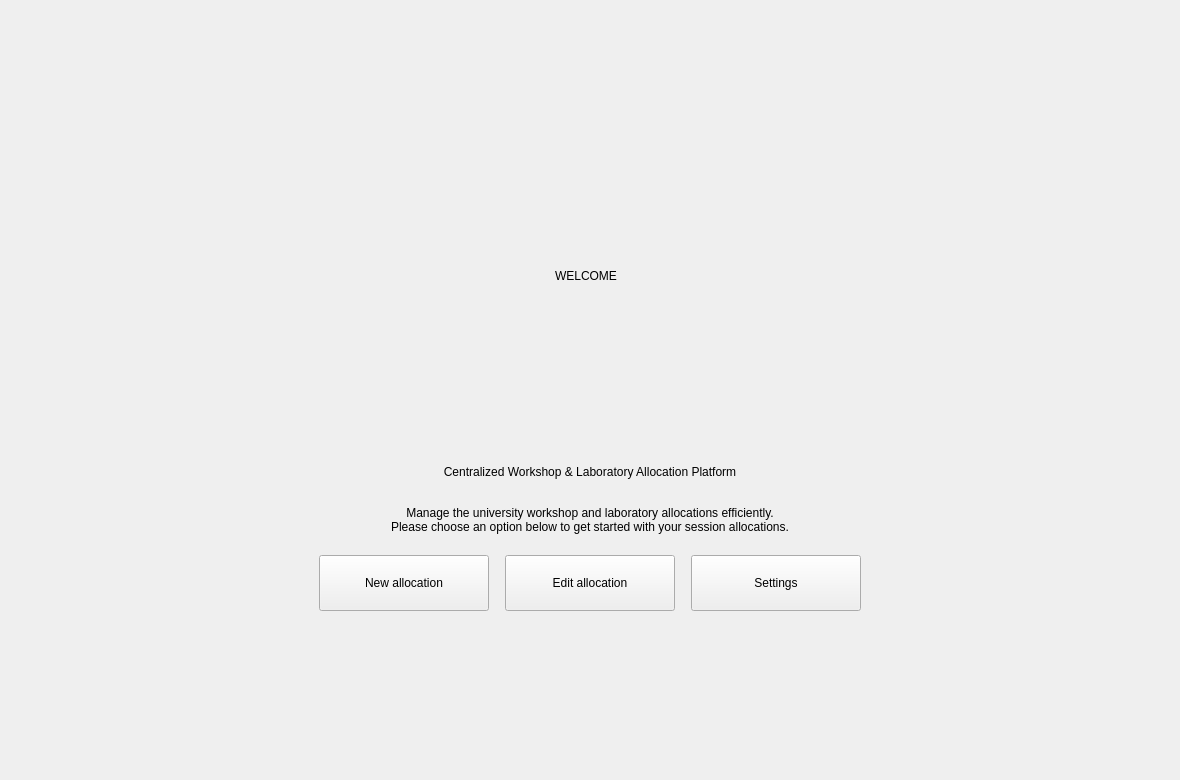
<?xml version='1.0' encoding='utf-8'?>
<ui version="4.0">
 <class>welcomeWidget</class>
 <widget class="QWidget" name="welcomeWidget">
  <property name="geometry">
   <rect>
    <x>0</x>
    <y>0</y>
    <width>1180</width>
    <height>780</height>
   </rect>
  </property>
  <property name="darkStyleSheet" stdset="0">
   <string notr="true">QWidget { font-family: "Segoe UI"; font-size: 10pt; }
QWidget { color:#F1F5F9;   }
QMainWindow, QStackedWidget, QWidget#welcomeWidget, QWidget#selectionWidget, QWidget#calanderWidget, QWidget#formWidget, QWidget#adminWidget { background:#0F172A; }
QScrollArea { border:none; background:transparent; }
QScrollArea &gt; QWidget &gt; QWidget { background:#0F172A; }
QScrollArea#cardsScrollArea &gt; QWidget, QWidget#cardsScrollContents { background:transparent; }
QLabel { background:transparent; }
QLabel#welcomeTitle { color:#AABAD0;   }
QLabel#syncLabTitle {   }
QLabel#syncLabSubtitle {   }
QLabel#welcomeDesc, QLabel#selectedDescLabel2, QLabel#adminWsDescLbl { color:#AABAD0;  }
QLabel#selectTitleLabel, QLabel#selectedNameLabel2, QLabel#confirmTitleLbl, QLabel#adminWsTitleLbl {   }
QLineEdit, QTextEdit, QComboBox { background:#1E293B; border:1px solid #43536B; border-radius:7px; padding:8px; selection-background-color:#2563EB; selection-color:white; }
QLineEdit:focus, QTextEdit:focus, QComboBox:focus { border:1px solid #2563EB; }
QComboBox QAbstractItemView { background:#1E293B; color:#F1F5F9; selection-background-color:#2563EB; selection-color:white; }
QPushButton { background:#1E293B; color:#F1F5F9; border:1px solid #43536B; border-radius:8px; padding:9px 14px;  }
QPushButton:hover, QPushButton:focus { background:#253C61; border-color:#2563EB; }
QPushButton:pressed { border:2px solid #2563EB; }
QPushButton#allocateNowBtn, QPushButton#nextBtn, QPushButton#nextTo3Btn, QPushButton#submitBtn, QPushButton#updateBtn { background:#2563EB; color:white; border:1px solid #2563EB; }
QPushButton#allocateNowBtn:hover, QPushButton#nextBtn:hover, QPushButton#nextTo3Btn:hover, QPushButton#submitBtn:hover, QPushButton#updateBtn:hover { background:#1D4ED8; }
QPushButton#deleteBtn, QPushButton#adminDelBtn { color:#FDA4AF; }
QPushButton[timeSlot=true] { padding:10px 8px; }
QPushButton:checked { background:#2563EB; color:white; border-color:#2563EB; }
QPushButton:disabled { background:#0F172A; color:#AABAD0; border:1px solid #43536B; }
QPushButton#allocateNowBtn:disabled, QPushButton#nextBtn:disabled, QPushButton#nextTo3Btn:disabled, QPushButton#submitBtn:disabled, QPushButton#updateBtn:disabled, QPushButton#deleteBtn:disabled, QPushButton#adminDelBtn:disabled { background:#0F172A; color:#AABAD0; border:1px solid #43536B; }
QFrame#summaryBox { background:#253C61; border:1px solid #43536B; border-radius:10px; }
QLabel#summaryDateLbl { color:#8DB8FF;  }
QTableWidget { background:#1E293B; alternate-background-color:#0F172A; border:1px solid #43536B; gridline-color:#43536B; selection-background-color:#253C61; selection-color:#F1F5F9; }
QHeaderView::section { font-weight:600; background:#253C61; color:#F1F5F9; border:none; padding:10px;  }
QTableWidget QLineEdit, QTableWidget QComboBox { padding:4px; border-radius:4px; }
QCalendarWidget { background:#1E293B; border:1px solid #43536B; border-radius:8px; }
QCalendarWidget QWidget#qt_calendar_navigationbar { background:#2563EB; }
QCalendarWidget QToolButton { font-weight:600; color:white; background:transparent; padding:6px;  }
QCalendarWidget QMenu, QCalendarWidget QSpinBox { background:#1E293B; color:#F1F5F9; }
QCalendarWidget QAbstractItemView { background:#1E293B; color:#F1F5F9; selection-background-color:#2563EB; selection-color:white; outline:0; }
QToolTip { background:#1E293B; color:#F1F5F9; border:1px solid #43536B; padding:6px; }
#welcomeWidget { font-family: "Segoe UI"; font-size: 10pt; font-weight: normal; }
#welcomeImg { font-family: "Segoe UI"; font-size: 10pt; font-weight: normal; }
#welcomeTitle { font-family: "Segoe UI"; font-size: 11pt; font-weight: bold; }
#syncLabSubtitle { font-family: "Segoe UI"; font-size: 15pt; font-weight: bold; }
#welcomeDesc { font-family: "Segoe UI"; font-size: 11pt; font-weight: normal; }
#allocateNowBtn { font-family: "Segoe UI"; font-size: 10pt; font-weight: bold; }
#editAllocationBtn { font-family: "Segoe UI"; font-size: 10pt; font-weight: bold; }
#settingsBtn0 { font-family: "Segoe UI"; font-size: 10pt; font-weight: bold; }</string>
  </property>
  <property name="styleSheet">
   <string notr="true">QWidget { font-family: "Segoe UI"; font-size: 10pt; }
QWidget { color:#17243B;   }
QMainWindow, QStackedWidget, QWidget#welcomeWidget, QWidget#selectionWidget, QWidget#calanderWidget, QWidget#formWidget, QWidget#adminWidget { background:#F4F7FB; }
QScrollArea { border:none; background:transparent; }
QScrollArea &gt; QWidget &gt; QWidget { background:#F4F7FB; }
QScrollArea#cardsScrollArea &gt; QWidget, QWidget#cardsScrollContents { background:transparent; }
QLabel { background:transparent; }
QLabel#welcomeTitle { color:#52647D;   }
QLabel#syncLabTitle {   }
QLabel#syncLabSubtitle {   }
QLabel#welcomeDesc, QLabel#selectedDescLabel2, QLabel#adminWsDescLbl { color:#52647D;  }
QLabel#selectTitleLabel, QLabel#selectedNameLabel2, QLabel#confirmTitleLbl, QLabel#adminWsTitleLbl {   }
QLineEdit, QTextEdit, QComboBox { background:#FFFFFF; border:1px solid #D4DEEB; border-radius:7px; padding:8px; selection-background-color:#2563EB; selection-color:white; }
QLineEdit:focus, QTextEdit:focus, QComboBox:focus { border:1px solid #2563EB; }
QComboBox QAbstractItemView { background:#FFFFFF; color:#17243B; selection-background-color:#2563EB; selection-color:white; }
QPushButton { background:#FFFFFF; color:#17243B; border:1px solid #D4DEEB; border-radius:8px; padding:9px 14px;  }
QPushButton:hover, QPushButton:focus { background:#EAF2FF; border-color:#2563EB; }
QPushButton:pressed { border:2px solid #2563EB; }
QPushButton#allocateNowBtn, QPushButton#nextBtn, QPushButton#nextTo3Btn, QPushButton#submitBtn, QPushButton#updateBtn { background:#2563EB; color:white; border:1px solid #2563EB; }
QPushButton#allocateNowBtn:hover, QPushButton#nextBtn:hover, QPushButton#nextTo3Btn:hover, QPushButton#submitBtn:hover, QPushButton#updateBtn:hover { background:#1D4ED8; }
QPushButton#deleteBtn, QPushButton#adminDelBtn { color:#BE123C; }
QPushButton[timeSlot=true] { padding:10px 8px; }
QPushButton:checked { background:#2563EB; color:white; border-color:#2563EB; }
QPushButton:disabled { background:#F4F7FB; color:#52647D; border:1px solid #D4DEEB; }
QPushButton#allocateNowBtn:disabled, QPushButton#nextBtn:disabled, QPushButton#nextTo3Btn:disabled, QPushButton#submitBtn:disabled, QPushButton#updateBtn:disabled, QPushButton#deleteBtn:disabled, QPushButton#adminDelBtn:disabled { background:#F4F7FB; color:#52647D; border:1px solid #D4DEEB; }
QFrame#summaryBox { background:#EAF2FF; border:1px solid #D4DEEB; border-radius:10px; }
QLabel#summaryDateLbl { color:#2563EB;  }
QTableWidget { background:#FFFFFF; alternate-background-color:#F4F7FB; border:1px solid #D4DEEB; gridline-color:#D4DEEB; selection-background-color:#EAF2FF; selection-color:#17243B; }
QHeaderView::section { font-weight:600; background:#EAF2FF; color:#17243B; border:none; padding:10px;  }
QTableWidget QLineEdit, QTableWidget QComboBox { padding:4px; border-radius:4px; }
QCalendarWidget { background:#FFFFFF; border:1px solid #D4DEEB; border-radius:8px; }
QCalendarWidget QWidget#qt_calendar_navigationbar { background:#2563EB; }
QCalendarWidget QToolButton { font-weight:600; color:white; background:transparent; padding:6px;  }
QCalendarWidget QMenu, QCalendarWidget QSpinBox { background:#FFFFFF; color:#17243B; }
QCalendarWidget QAbstractItemView { background:#FFFFFF; color:#17243B; selection-background-color:#2563EB; selection-color:white; outline:0; }
QToolTip { background:#FFFFFF; color:#17243B; border:1px solid #D4DEEB; padding:6px; }
#welcomeWidget { font-family: "Segoe UI"; font-size: 10pt; font-weight: normal; }
#welcomeImg { font-family: "Segoe UI"; font-size: 10pt; font-weight: normal; }
#welcomeTitle { font-family: "Segoe UI"; font-size: 11pt; font-weight: bold; }
#syncLabSubtitle { font-family: "Segoe UI"; font-size: 15pt; font-weight: bold; }
#welcomeDesc { font-family: "Segoe UI"; font-size: 11pt; font-weight: normal; }
#allocateNowBtn { font-family: "Segoe UI"; font-size: 10pt; font-weight: bold; }
#editAllocationBtn { font-family: "Segoe UI"; font-size: 10pt; font-weight: bold; }
#settingsBtn0 { font-family: "Segoe UI"; font-size: 10pt; font-weight: bold; }</string>
  </property>
  <widget class="QLabel" name="welcomeImg">
   <property name="geometry">
    <rect>
     <x>480</x>
     <y>320</y>
     <width>211</width>
     <height>111</height>
    </rect>
   </property>
   <property name="accessibleName">
    <string>SYNCLAB logo</string>
   </property>
   <property name="textFormat">
    <enum>Qt::TextFormat::PlainText</enum>
   </property>
   <property name="pixmap">
    <pixmap resource="../../resources/images.qrc">:/branding/logo.png</pixmap>
   </property>
   <property name="scaledContents">
    <bool>true</bool>
   </property>
   <property name="alignment">
    <set>Qt::AlignmentFlag::AlignCenter</set>
   </property>
  </widget>
  <widget class="QLabel" name="welcomeTitle">
   <property name="geometry">
    <rect>
     <x>20</x>
     <y>260</y>
     <width>1132</width>
     <height>31</height>
    </rect>
   </property>
   <property name="text">
    <string>WELCOME</string>
   </property>
   <property name="textFormat">
    <enum>Qt::TextFormat::PlainText</enum>
   </property>
   <property name="alignment">
    <set>Qt::AlignmentFlag::AlignCenter</set>
   </property>
  </widget>
  <widget class="QLabel" name="syncLabSubtitle">
   <property name="geometry">
    <rect>
     <x>24</x>
     <y>458</y>
     <width>1132</width>
     <height>27</height>
    </rect>
   </property>
   <property name="text">
    <string>Centralized Workshop &amp; Laboratory Allocation Platform</string>
   </property>
   <property name="textFormat">
    <enum>Qt::TextFormat::PlainText</enum>
   </property>
   <property name="alignment">
    <set>Qt::AlignmentFlag::AlignCenter</set>
   </property>
   <property name="wordWrap">
    <bool>true</bool>
   </property>
  </widget>
  <widget class="QLabel" name="welcomeDesc">
   <property name="geometry">
    <rect>
     <x>24</x>
     <y>501</y>
     <width>1132</width>
     <height>38</height>
    </rect>
   </property>
   <property name="text">
    <string>Manage the university workshop and laboratory allocations efficiently.
Please choose an option below to get started with your session allocations.</string>
   </property>
   <property name="textFormat">
    <enum>Qt::TextFormat::PlainText</enum>
   </property>
   <property name="alignment">
    <set>Qt::AlignmentFlag::AlignCenter</set>
   </property>
   <property name="wordWrap">
    <bool>true</bool>
   </property>
  </widget>
  <widget class="QPushButton" name="allocateNowBtn">
   <property name="geometry">
    <rect>
     <x>319</x>
     <y>555</y>
     <width>170</width>
     <height>56</height>
    </rect>
   </property>
   <property name="cursor">
    <cursorShape>PointingHandCursor</cursorShape>
   </property>
   <property name="text">
    <string>New allocation</string>
   </property>
  </widget>
  <widget class="QPushButton" name="editAllocationBtn">
   <property name="geometry">
    <rect>
     <x>505</x>
     <y>555</y>
     <width>170</width>
     <height>56</height>
    </rect>
   </property>
   <property name="cursor">
    <cursorShape>PointingHandCursor</cursorShape>
   </property>
   <property name="text">
    <string>Edit allocation</string>
   </property>
  </widget>
  <widget class="QPushButton" name="settingsBtn0">
   <property name="geometry">
    <rect>
     <x>691</x>
     <y>555</y>
     <width>170</width>
     <height>56</height>
    </rect>
   </property>
   <property name="cursor">
    <cursorShape>PointingHandCursor</cursorShape>
   </property>
   <property name="text">
    <string>Settings</string>
   </property>
  </widget>
 </widget>
 <resources>
  <include location="../../resources/images.qrc" />
 </resources>
 <connections />
</ui>
